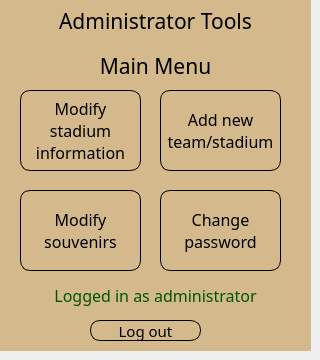
    <widget class="QWidget" name="adminMain">
     <widget class="QFrame" name="adminFrame">
      <property name="geometry">
       <rect>
        <x>0</x>
        <y>0</y>
        <width>311</width>
        <height>351</height>
       </rect>
      </property>
      <property name="styleSheet">
       <string notr="true">background-color: rgb(212, 185, 141);</string>
      </property>
      <property name="frameShape">
       <enum>QFrame::NoFrame</enum>
      </property>
      <property name="frameShadow">
       <enum>QFrame::Plain</enum>
      </property>
      <widget class="QLabel" name="loggedInLabel">
       <property name="geometry">
        <rect>
         <x>20</x>
         <y>280</y>
         <width>271</width>
         <height>31</height>
        </rect>
       </property>
       <property name="font">
        <font>
         <family>Arial Rounded MT Bold</family>
         <pointsize>12</pointsize>
        </font>
       </property>
       <property name="styleSheet">
        <string notr="true">color: rgb(0, 85, 0);
background-color: transparent;</string>
       </property>
       <property name="text">
        <string>Logged in as administrator</string>
       </property>
       <property name="alignment">
        <set>Qt::AlignCenter</set>
       </property>
      </widget>
      <widget class="QPushButton" name="modifyStadPush">
       <property name="geometry">
        <rect>
         <x>20</x>
         <y>90</y>
         <width>121</width>
         <height>81</height>
        </rect>
       </property>
       <property name="font">
        <font>
         <family>Arial Rounded MT Bold</family>
         <pointsize>12</pointsize>
        </font>
       </property>
       <property name="cursor">
        <cursorShape>PointingHandCursor</cursorShape>
       </property>
       <property name="styleSheet">
        <string notr="true">QPushButton
{
	border: 1px;
	border-radius: 10px;
	border-style: outset;
}

QPushButton:hover
{
	background-color: rgb(255, 221, 170);
}

QPushButton:pressed
{
	background-color: rgb(212, 185, 141);
}</string>
       </property>
       <property name="text">
        <string>Modify
stadium
information</string>
       </property>
      </widget>
      <widget class="QPushButton" name="addTeamPush">
       <property name="geometry">
        <rect>
         <x>160</x>
         <y>90</y>
         <width>121</width>
         <height>81</height>
        </rect>
       </property>
       <property name="font">
        <font>
         <family>Arial Rounded MT Bold</family>
         <pointsize>12</pointsize>
        </font>
       </property>
       <property name="cursor">
        <cursorShape>PointingHandCursor</cursorShape>
       </property>
       <property name="styleSheet">
        <string notr="true">QPushButton
{
	border: 1px;
	border-radius: 10px;
	border-style: outset;
}

QPushButton:hover
{
	background-color: rgb(255, 221, 170);
}

QPushButton:pressed
{
	background-color: rgb(212, 185, 141);
}</string>
       </property>
       <property name="text">
        <string>Add new
team/stadium</string>
       </property>
      </widget>
      <widget class="QPushButton" name="modifySouvenirPush">
       <property name="geometry">
        <rect>
         <x>20</x>
         <y>190</y>
         <width>121</width>
         <height>81</height>
        </rect>
       </property>
       <property name="font">
        <font>
         <family>Arial Rounded MT Bold</family>
         <pointsize>12</pointsize>
        </font>
       </property>
       <property name="cursor">
        <cursorShape>PointingHandCursor</cursorShape>
       </property>
       <property name="styleSheet">
        <string notr="true">QPushButton
{
	border: 1px;
	border-radius: 10px;
	border-style: outset;
}

QPushButton:hover
{
	background-color: rgb(255, 221, 170);
}

QPushButton:pressed
{
	background-color: rgb(212, 185, 141);
}</string>
       </property>
       <property name="text">
        <string>Modify
souvenirs</string>
       </property>
      </widget>
      <widget class="QPushButton" name="changePasswordPush">
       <property name="geometry">
        <rect>
         <x>160</x>
         <y>190</y>
         <width>121</width>
         <height>81</height>
        </rect>
       </property>
       <property name="font">
        <font>
         <family>Arial Rounded MT Bold</family>
         <pointsize>12</pointsize>
        </font>
       </property>
       <property name="cursor">
        <cursorShape>PointingHandCursor</cursorShape>
       </property>
       <property name="styleSheet">
        <string notr="true">QPushButton
{
	border: 1px;
	border-radius: 10px;
	border-style: outset;
}

QPushButton:hover
{
	background-color: rgb(255, 221, 170);
}

QPushButton:pressed
{
	background-color: rgb(212, 185, 141);
}</string>
       </property>
       <property name="text">
        <string>Change
password</string>
       </property>
      </widget>
      <widget class="QLabel" name="adminMenuLabel">
       <property name="geometry">
        <rect>
         <x>90</x>
         <y>50</y>
         <width>131</width>
         <height>31</height>
        </rect>
       </property>
       <property name="font">
        <font>
         <family>Arial Rounded MT Bold</family>
         <pointsize>16</pointsize>
        </font>
       </property>
       <property name="styleSheet">
        <string notr="true">background-color: transparent;</string>
       </property>
       <property name="text">
        <string>Main Menu</string>
       </property>
       <property name="alignment">
        <set>Qt::AlignCenter</set>
       </property>
      </widget>
      <widget class="QLabel" name="adminLabel">
       <property name="geometry">
        <rect>
         <x>50</x>
         <y>0</y>
         <width>211</width>
         <height>41</height>
        </rect>
       </property>
       <property name="font">
        <font>
         <family>Arial Rounded MT Bold</family>
         <pointsize>16</pointsize>
         <weight>50</weight>
         <italic>false</italic>
         <bold>false</bold>
        </font>
       </property>
       <property name="styleSheet">
        <string notr="true">background-color: transparent;
</string>
       </property>
       <property name="text">
        <string>Administrator Tools</string>
       </property>
       <property name="alignment">
        <set>Qt::AlignCenter</set>
       </property>
      </widget>
      <widget class="QPushButton" name="adminLogOutPush">
       <property name="geometry">
        <rect>
         <x>90</x>
         <y>320</y>
         <width>111</width>
         <height>21</height>
        </rect>
       </property>
       <property name="font">
        <font>
         <family>Arial Rounded MT Bold</family>
         <pointsize>11</pointsize>
        </font>
       </property>
       <property name="cursor">
        <cursorShape>PointingHandCursor</cursorShape>
       </property>
       <property name="styleSheet">
        <string notr="true">QPushButton
{
	border: 1px;
	border-radius: 10px;
	border-style: outset;
}

QPushButton:hover
{
	background-color: rgb(255, 221, 170);
}

QPushButton:pressed
{
	background-color: rgb(212, 185, 141);
}</string>
       </property>
       <property name="text">
        <string>Log out</string>
       </property>
      </widget>
     </widget>
    </widget>
